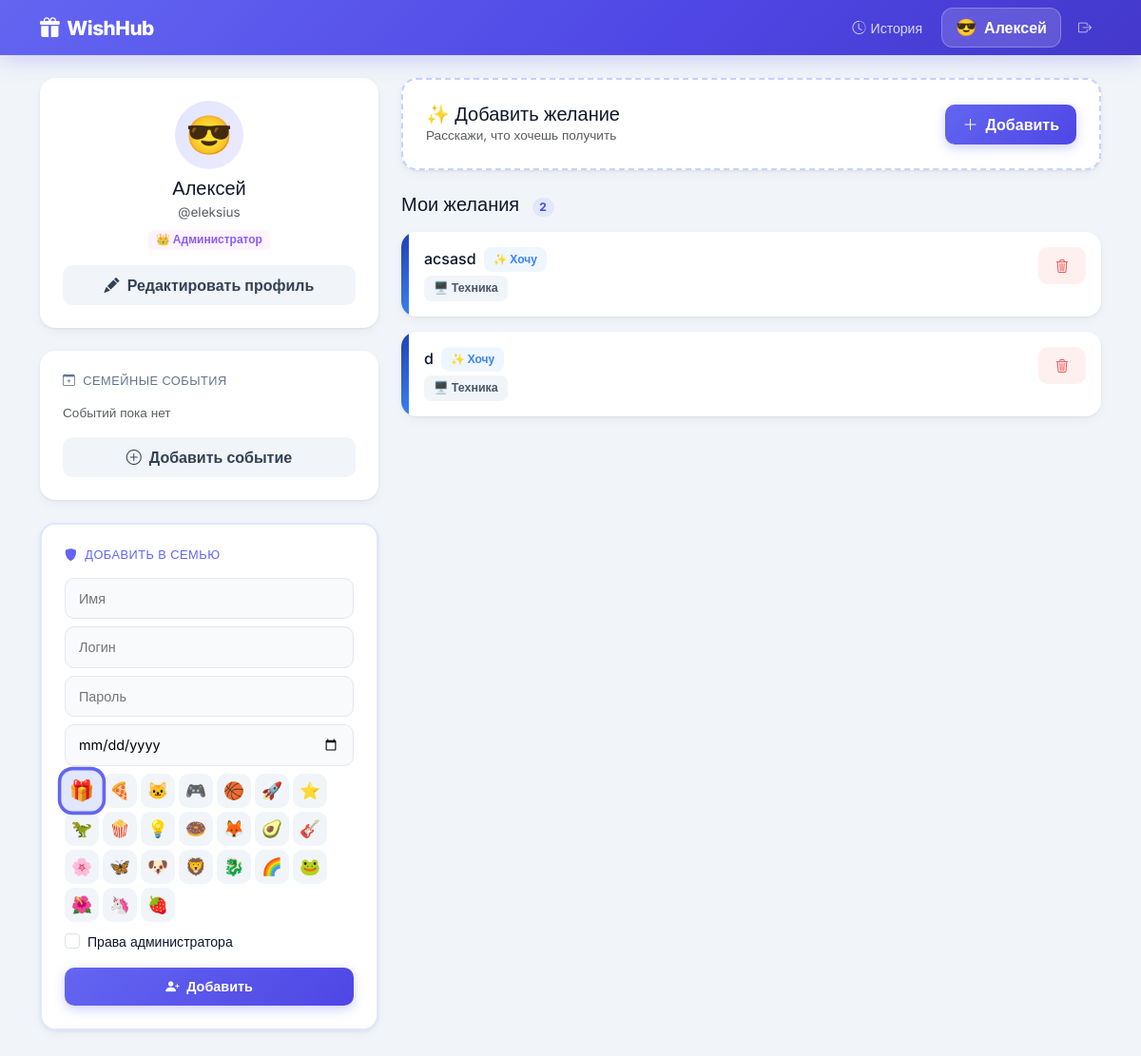
/my_wishlist (signed in), run on an earlier commit of the app's database.
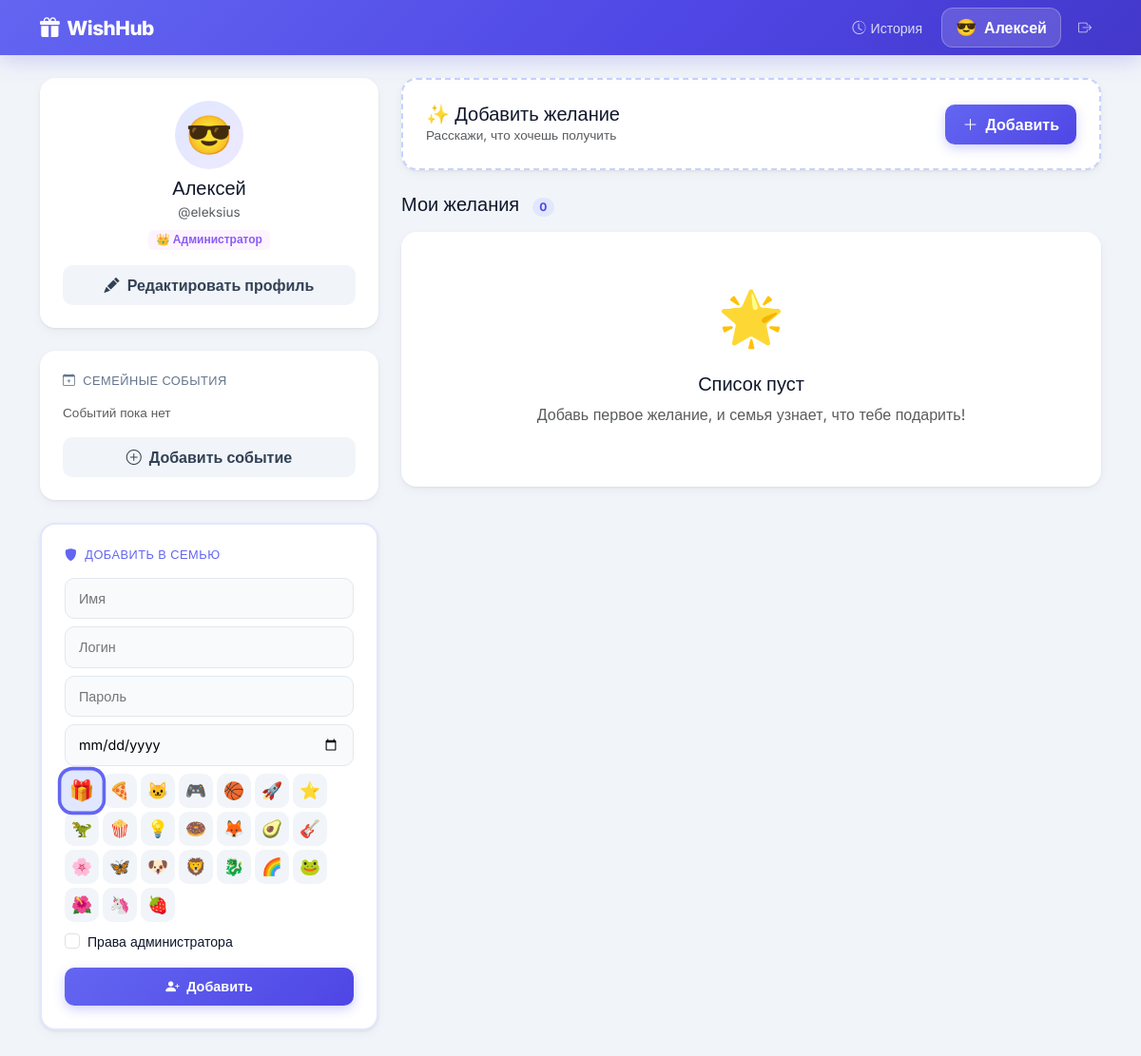
And on a later commit of the database.
### app.py (models this page shows)
class WishItem(db.Model):
    id           = db.Column(db.Integer, primary_key=True)
    title        = db.Column(db.String(100), nullable=False)
    description  = db.Column(db.Text, nullable=True)
    link         = db.Column(db.String(500), nullable=True)
    image_url    = db.Column(db.String(500), nullable=True)
    price        = db.Column(db.Float, nullable=True)
    category     = db.Column(db.String(20), default='other')
    priority     = db.Column(db.String(20), default='medium')
    user_id      = db.Column(db.Integer, db.ForeignKey('user.id'), nullable=False)
    booked_by_id = db.Column(db.Integer, db.ForeignKey('user.id'), nullable=True)
    is_purchased = db.Column(db.Boolean, default=False)
    purchased_at = db.Column(db.DateTime, nullable=True)
    created_at   = db.Column(db.DateTime, default=datetime.utcnow)
    booked_by    = db.relationship('User', foreign_keys=[booked_by_id])

### app.py (the view, shortened to what this page needs)
@app.route('/my_wishlist', methods=['GET', 'POST'])
@login_required
def my_wishlist():
    wishes = WishItem.query.filter_by(user_id=current_user.id, is_purchased=False).order_by(WishItem.created_at.desc()).all()
    family_events = FamilyEvent.query.all()
    return render_template('my_wishlist.html', wishes=wishes, emojis=EMOJIS,
                           categories=CATEGORIES, category_map=CATEGORY_MAP,
                           family_events=family_events, event_icons=EVENT_ICONS)

### app.py (called while the page is built)
@login_manager.user_loader
def load_user(user_id):
    return db.session.get(User, int(user_id))

### templates/my_wishlist.html (shortened to what the changed rows need)
{% extends "base.html" %}
{% block content %}
<div class="row g-4">
<div class="col-lg-4">
  {% if current_user.is_admin %}
  <div class="card-w p-4" style="border:2px solid #e0e7ff">
    <form method="POST" action="{{ url_for('create_user') }}">
      <div class="mb-2">
        <div class="d-flex flex-wrap gap-1">
          {% for em in emojis %}
          <label class="emoji-label" for="ne_{{ loop.index }}" style="width:36px;height:36px;font-size:1.1rem">{{ em }}</label>
          {% endfor %}
        </div>
      </div>
    </form>
  </div>
  {% endif %}
</div>
<div class="col-lg-8">
  <h5 class="fw-800 mb-3">Мои желания
    <span class="badge rounded-pill ms-2 fw-600" style="background:#e0e7ff;color:#4f46e5;font-size:.75rem">{{ wishes|length }}</span>
  </h5>
  {% if wishes %}
  {% for wish in wishes %}
  <div class="card-w mb-3 overflow-hidden wish-item" style="animation: fadeSlideIn .35s ease both; animation-delay: {{ loop.index0 * 0.05 }}s">
    <div class="d-flex">
      {% if wish.image_url %}
      <div style="width:100px;flex-shrink:0;background-image:url('{{ wish.image_url }}');background-size:cover;background-position:center;border-radius:16px 0 0 16px"></div>
      {% else %}
      <div style="width:8px;flex-shrink:0;background:{{ category_map[wish.category].gradient }};border-radius:16px 0 0 16px"></div>
      {% endif %}
      <div class="p-3 flex-grow-1 min-w-0">
        <div class="d-flex justify-content-between align-items-start gap-2">
          <div class="flex-grow-1 min-w-0">
            <div class="d-flex align-items-center gap-2 flex-wrap mb-1">
              <h6 class="fw-700 mb-0 text-truncate">{{ wish.title }}</h6>
              {% if wish.priority == 'high' %}<span class="badge-priority prio-high">🔥 Очень хочу</span>
              {% elif wish.priority == 'low' %}<span class="badge-priority prio-low">💭 Не срочно</span>
              {% else %}<span class="badge-priority prio-medium">✨ Хочу</span>{% endif %}
            </div>
            <div class="d-flex align-items-center gap-2 flex-wrap">
              <span class="cat-chip">{{ category_map[wish.category].emoji }} {{ category_map[wish.category].label }}</span>
            </div>
          </div>
          <button class="btn btn-w btn-w-danger btn-sm flex-shrink-0 btn-delete-wish"
                  data-id="{{ wish.id }}"
                  data-title="{{ wish.title }}"
                  data-action="{{ url_for('delete_wish', item_id=wish.id) }}"
                  title="Удалить">
            <i class="bi bi-trash3"></i>
          </button>
        </div>
      </div>
    </div>
  </div>
  {% endfor %}
  {% else %}
  <div class="text-center py-5 card-w">
    <div style="font-size:3.5rem">🌟</div>
    <h5 class="fw-700 mt-3">Список пуст</h5>
    <p class="text-muted">Добавь первое желание, и семья узнает, что тебе подарить!</p>
  </div>
  {% endif %}
</div>
</div>
{% endblock %}

What changed in the data, as far as the page shows it:
removed WishItem: title "acsasd", priority "✨ Хочу", category "🖥️", category "Техника"
removed WishItem: title "d", priority "✨ Хочу", category "🖥️", category "Техника"
Also different on the page:
{{ wishes|length }}: "2" → "0"
text now shown: "🌟 Список пуст Добавь первое желание, и семья узнает, что тебе подарить!"
